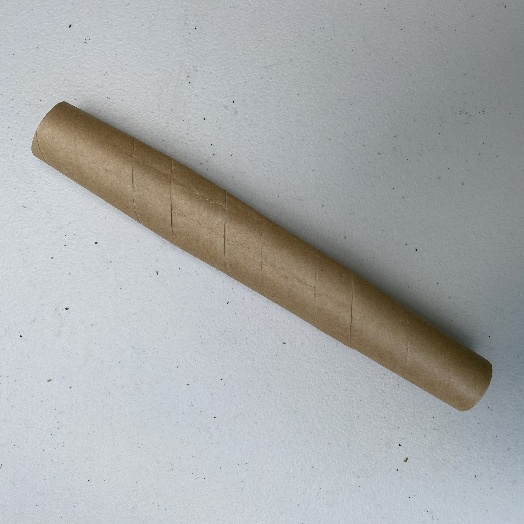
#> input picture RealWaste/Cardboard/Cardboard_1.jpg, 524 x 524 px; its folder holds only this picture in this run
$ jupyter execute --allow-errors waste.ipynb
#> lines starting #> are read from the running program, lines starting #| are printed output that depends on the picture
#> further down, image_array is the input picture: shape (524, 524, 3); mean B, G, R 171, 170.6, 168.5
[cell 1]
import pandas as pd
import numpy as np
import seaborn as sns
import matplotlib.pyplot as plt
import tensorflow as tf
from tensorflow import keras
from tensorflow.keras import layers
import cv2
import os

from sklearn.model_selection import train_test_split

[cell 2]
# Loading the datasets
categories = ['Cardboard', 'Food Organics' ,'Glass' , 'Metal', 'Miscellaneous Trash', 'Paper' , 'Plastic' ,'Textile Trash']
labels = {cat : index for index , cat in enumerate(categories)}

images_per_category=[[],[],[],[],[],[],[],[]]
images_per_category_label=[[],[],[],[],[],[],[],[]]

#> (the rest of this cell did not finish here and is left out)

[cell 3]
print('Lenght of first category (cardboard) : ',len(images_per_category[2]))
print('Lenght of first category (cardboard) : ',len(images_per_category_label[0]))

[cell 4]
plt.figure(figsize=(15,15))
plt.imshow(images_per_category[0][0])

Merging the list

[cell 5]
all_image=[]
all_image_label=[]
for image_set , label_set in zip(images_per_category,images_per_category_label):
    for per_image , per_label in zip(image_set,label_set):
        all_image.append(per_image)
        all_image_label.append(per_label)

print('Total Number of images : ' , len(all_image))

Preprocessing the images --> Resizing

[cell 6]
len(all_image[0])

[cell 7]
target_width = 256
target_height = 256

for index , image in enumerate(all_image):
    all_image[index] = cv2.resize(image ,(target_height,target_width),interpolation=cv2.INTER_AREA)
#> after the loop, all_image = 2 items

[cell 8]
len(all_image[0])
#> Out = 256

[cell 9]
plt.figure(figsize=(15,15))
plt.imshow(all_image[0])
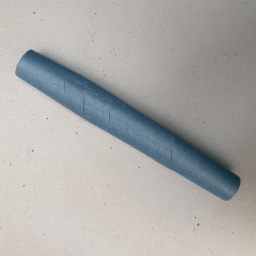
#> shown: shape (256, 256, 3); mean R, G, B 171, 170.6, 168.5

Converting the color of image from BGR ---> RGB

[cell 10]
for index , image in enumerate(all_image):
    all_image[index] = cv2.cvtColor(image , cv2.COLOR_BGR2RGB)
#> this loop made 2 passes

Reducing the Noise in Image

[cell 11]
guassian_sample=[]
median_blur=[]
bilateral_filter=[]
for index , image in enumerate(all_image):
    #guassian_sample.append(cv2.GaussianBlur(image, ksize=(5,5), sigmaX=0))
    #median_blur.append(cv2.medianBlur(image,ksize=5))
    bilateral_filter.append(cv2.bilateralFilter(image ,d=7 , sigmaColor= 50,sigmaSpace=50))
#> after the loop, bilateral_filter = 2 items

Visualizing the Images

[cell 12]
#Guassian blur
plt.figure(figsize=(10,10))
#> (the rest of this cell did not finish here and is left out)

[cell 13]
#median blur
plt.figure(figsize=(15,15))
#> (the rest of this cell did not finish here and is left out)

[cell 14]
#Bilateral filter
plt.figure(figsize=(15,15))
plt.imshow(bilateral_filter[0])

#> (a cell that did not finish here is left out)

Applying the CLAHE (contrast enhancement technique)

[cell 16]
# creating the object of clahe
clahe = cv2.createCLAHE(clipLimit=2.0 , tileGridSize=(9,9))
clahe_image_list = []

for index , image in enumerate(bilateral_filter):
    #converting the image from rgb to lab
    image_lab = cv2.cvtColor(image,cv2.COLOR_RGB2LAB)
    #splitting the image into 3 channels
    L_channel,A_channel,B_channel = cv2.split(image_lab)
    #applying the clahe technique to only L_channel(light)
    clahe_L_channel = clahe.apply(L_channel)
    #Merging al 3 channels together
    clahe_image = cv2.merge((clahe_L_channel,A_channel,B_channel))
    #converting the image from lab to rgb
    clahe_image_rgb = cv2.cvtColor(clahe_image,cv2.COLOR_LAB2RGB)
    #Appending all enhanced images into single list
    clahe_image_list.append(clahe_image_rgb)
#> this loop made 2 passes
#> pass 1, `L_channel,A_channel,B_channel = cv2.split(image_lab)`:
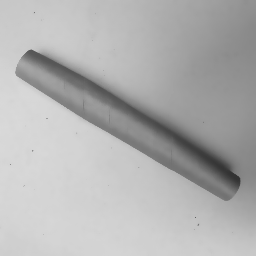
#> L_channel: shape (256, 256); min 51, max 217, mean 177.2
#> pass 1, `L_channel,A_channel,B_channel = cv2.split(image_lab)`:
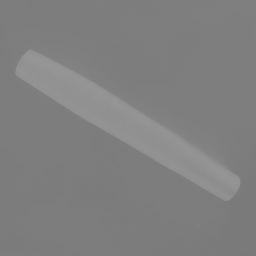
#> B_channel: shape (256, 256); min 121, max 150, mean 127.7
#> after the loop:
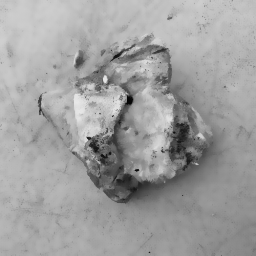
#> L_channel: shape (256, 256); min 3, max 232, mean 159.7
#> after the loop: clahe_image: shape (256, 256, 3); mean of channels 0, 1, 2 167.4, 127.1, 116.2
#> after the loop: image_lab: shape (256, 256, 3); mean of channels 0, 1, 2 159.7, 127.1, 116.2
#> after the loop, clahe_image_list = 2 items

[cell 17]
clahe_image_list[0]

[cell 18]
#viual image After clahe
plt.figure(figsize=(15,15))

plt.imshow(clahe_image_list[0])

plt.show()
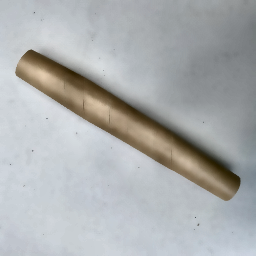
#> shown: shape (256, 256, 3); mean R, G, B 172.1, 174.5, 175

Sharpening edge by Unmasking and normalizing

[cell 19]
strenght = 1.5
normalized_image_listt = []
for index , image in enumerate(clahe_image_list):
    blurred_image = cv2.GaussianBlur(image, (0, 0), sigmaX=1.0, sigmaY=1.0)
    image_float = image.astype(np.float32)
    blurred_image_float = blurred_image.astype(np.float32)

    detail_layer =image_float - blurred_image_float

    sharped_image = image_float + detail_layer*strenght

    normalized_image = sharped_image.astype(np.float32)/255.0
    normalized_image = np.clip(normalized_image,0.0,1.0)

    normalized_image_listt.append(normalized_image)
#> this loop made 2 passes
#> pass 1, `detail_layer =image_float - blurred_image_float`:
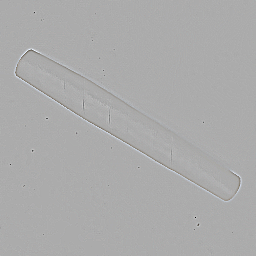
#> detail_layer: shape (256, 256, 3) float32; mean R, G, B 0, 0, 0; drawn with min black and max white
#> after the loop, normalized_image_listt = 2 items

converting into numpy array

[cell 20]
X_dataset = np.array(clahe_image_list)
Y_dataset = np.array(all_image_label)
X_dataset[0]

[cell 21]
X_dataset_final=[]
X_dataset_final = X_dataset.astype(np.float32)/255

[cell 22]
plt.figure(figsize=(15,15))
plt.imshow(X_dataset_final[0])
